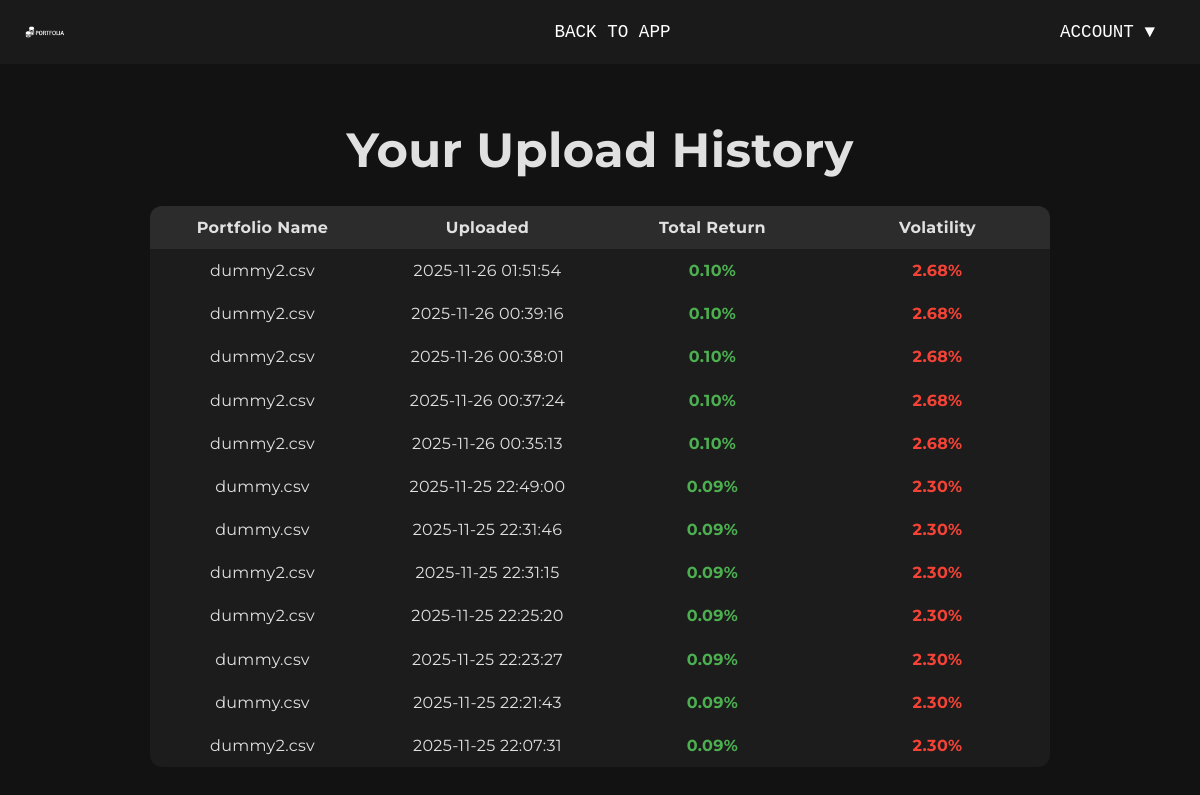
Page /history (signed in) on the earlier database version.
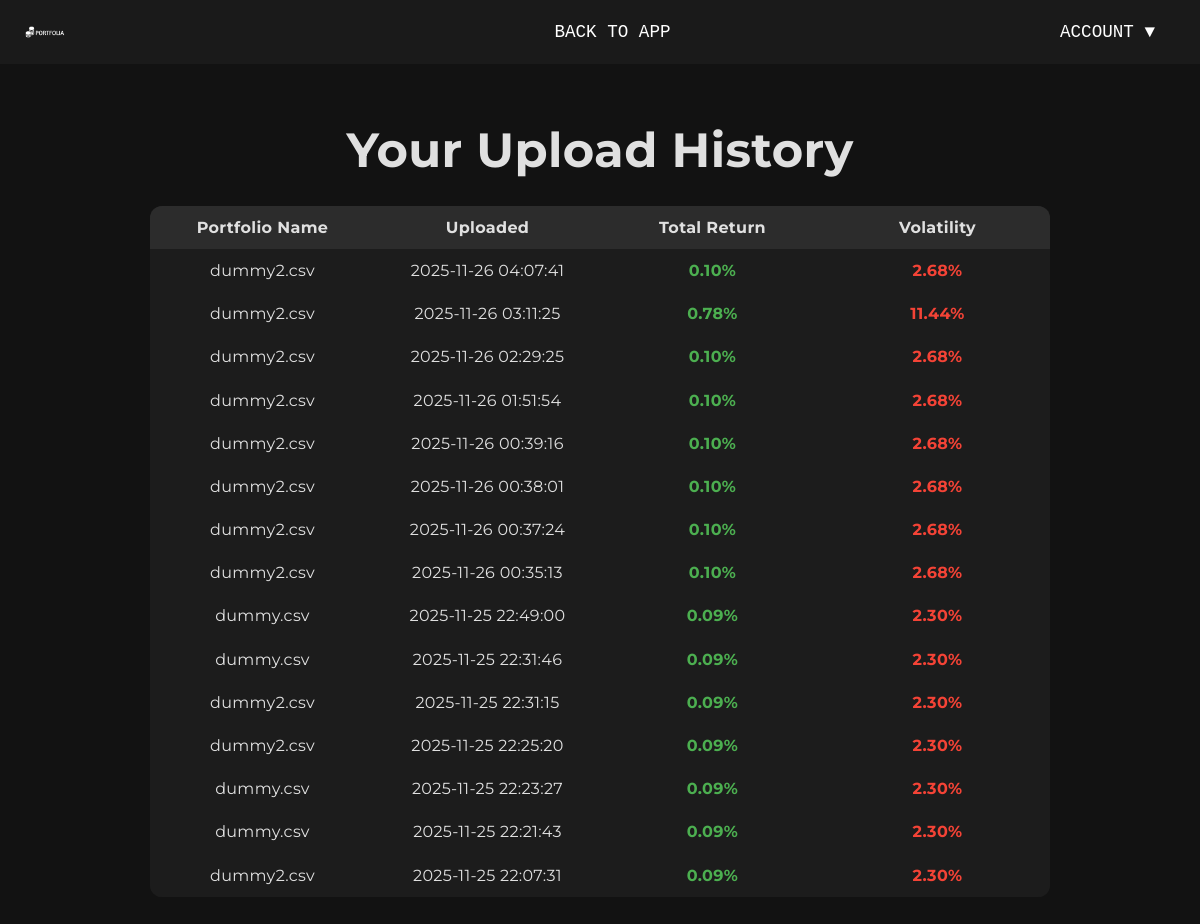
Same page on the later database version.
### tables this page shows
CREATE TABLE history (
            id INTEGER PRIMARY KEY AUTOINCREMENT,
            user_id INTEGER,
            filename TEXT,
            total_return REAL,
            volatility REAL,
            upload_time TIMESTAMP DEFAULT CURRENT_TIMESTAMP,
            FOREIGN KEY(user_id) REFERENCES users(id)
        );

### web/app.py (the view)
@app.route('/history')
def history():
    if 'user_id' not in session:
        return redirect(url_for('login_page'))
    conn = sqlite3.connect(DB_PATH)
    c = conn.cursor()
    c.execute("""
        SELECT filename, total_return, volatility, upload_time
        FROM history
        WHERE user_id=?
        ORDER BY upload_time DESC
    """, (session['user_id'],))
    rows = c.fetchall()
    conn.close()
    return render_template("history.html", history=rows)

### web/templates/history.html (shortened to what this page needs)
<!DOCTYPE html>
<html lang="en">
<head>
    <link rel="stylesheet" href="{{ url_for('static', filename='style.css') }}">
</head>
<body>
    <nav class="top-nav">
        <img src="{{ url_for('static', filename='logo.png') }}" class="nav-logo" alt="Portfolia Logo">
        <div class="nav-center">
            <a href="/" style="color: white; text-decoration: none;"><button class="nav-btn">BACK TO APP</button></a>
        </div>
        <div class="account-menu">
            <button id="accountBtn" class="nav-btn">ACCOUNT ▼</button>
        </div>
    </nav>
    <div class="container">
        <h1>Your Upload History</h1>
        {% if history %}
        <table>
            <tr>
                <th>Portfolio Name</th>
                <th>Uploaded</th>
                <th>Total Return</th>
                <th>Volatility</th>
            </tr>
            {% for h in history %}
            <tr>
                <td>{{ h[0] }}</td>
                <td>{{ h[3] }}</td>
                <td class="{{ 'positive' if h[1] >= 0 else 'negative' }}">{{ "%.2f"|format(h[1]) }}%</td>
                <td class="{{ 'negative' if h[2] >= 0 else 'positive' }}">{{ "%.2f"|format(h[2]) }}%</td>
            </tr>
            {% endfor %}
        </table>
        {% else %}
        <p style="text-align: center; color: #888; margin-top: 40px;">No upload history yet. Start by uploading your first portfolio!</p>
        {% endif %}
    </div>
</body>
</html>

### web/static/style.css (style rules this page uses)
body { font-family: 'Montserrat', sans-serif; background-color: #121212; color: #e0e0e0; margin: 0; display: flex; flex-direction: column; min-height: 100vh; transition: background-color 0.5s ease; letter-spacing: 0.02em; line-height: 1.45; }
.container { max-width: 900px; width: 100%; margin: 0 auto; text-align: center; padding: 20px; transition: all 0.5s ease; }
h1 { font-size: 3rem; margin-bottom: 20px; }
.top-nav { display: flex; justify-content: space-between; background-color: #1a1a1a; padding: 10px 25px; font-size: 1.1rem; border-bottom: none; align-items: center; }
.nav-logo { width: 40px; height: auto; }
.nav-center { display: flex; gap: 30px; margin-left: 120px; }
.nav-btn { color: #fff; background: none; border: none; font-family: 'Roboto Mono', monospace; font-size: 1.1rem; margin: 0; padding: 12px 20px; cursor: pointer; transition: background-color 0.3s, color 0.3s, transform 0.2s; }
button { font-family: 'Roboto Mono', monospace; font-size: 1rem; cursor: pointer; outline: none; border: none; transition: all 0.3s ease; }
table { border-collapse: collapse; margin: 20px auto; width: 100%; table-layout: fixed; background-color: #1c1c1c; border-radius: 12px; overflow: hidden; transition: all 0.5s ease; }
th, td { border: none; padding: 10px; text-align: center; position: relative; }
th { background-color: #2c2c2c; }
tr:nth-child(even) td { background-color: #1c1c1c; }
.positive { color: #4caf50; font-weight: bold; }
.negative { color: #f44336; font-weight: bold; }
.account-menu { position: relative; }

Differences in the rows shown:
added history: filename "dummy2.csv", upload_time "2025-11-26 04:07:41", total_return "0.10", volatility "2.68"
added history: filename "dummy2.csv", upload_time "2025-11-26 03:11:25", total_return "0.78", volatility "11.44"
added history: filename "dummy2.csv", upload_time "2025-11-26 02:29:25", total_return "0.10", volatility "2.68"
